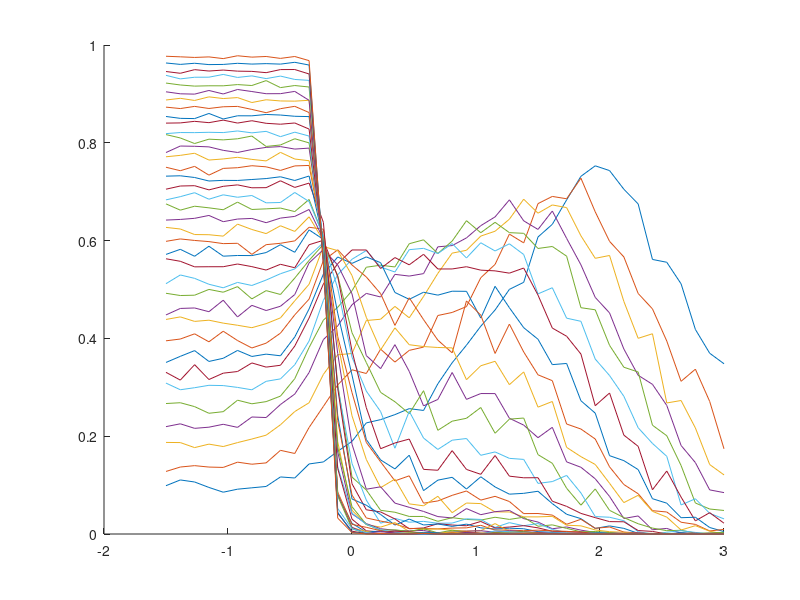
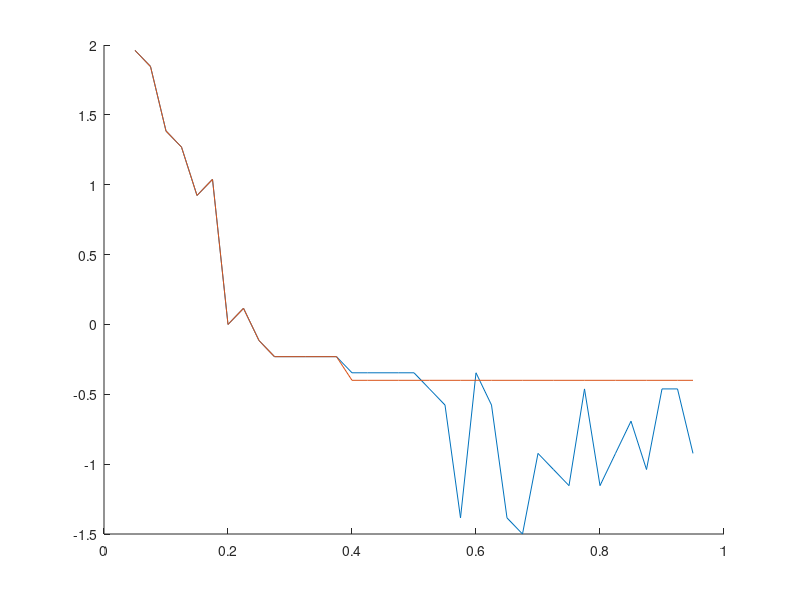

These charts were generated, in order, by the following MATLAB code: (Note: this script raises an error after producing the figures.)
%%
clc;clear;close all hidden;
%%
load('gamma_sparsity_relationship_v3.mat');
%%
figure;hold on;
plot(log10(gammas),gamma_curves')

%%
new_max_gamma = max_gamma;
% new_max_gamma(new_max_gamma < 10^(-.12)) = 10^(-.12);
new_max_gamma(new_max_gamma < 10^(-.3)) = 10^(-.4);
%%
figure;hold on;
plot(sparsities,log10(max_gamma))
plot(sparsities,log10(new_max_gamma))
%%
% plot(sparsities,.5./sparsities.^2)
% plot(sparsities,100*exp(-sparsities.^2/.0255))
%%

options = fitoptions('logistic4')
options.Lower = [0 -Inf -Inf -Inf];
options.Upper = [0 Inf Inf Inf];
% fit_data = fit(sparsities',log10(new_max_gamma)+.12,'logistic4',options)
fit_data = fit(sparsities',log10(new_max_gamma)+.4,'logistic4',options)
y_hat = fit_data.d+(0-fit_data.d)./(1+(sparsities./fit_data.c).^fit_data.b);
figure;hold on;
plot(sparsities,log10(new_max_gamma)+.4)
plot(sparsities,y_hat);

%%
figure;
for i = 1:length(sparsities)
    plot(log10(gammas),gamma_curves(i,:));hold on;
    xline(y_hat(i)-.4);hold off;
    title(sparsities(i))
    pause(1)
end